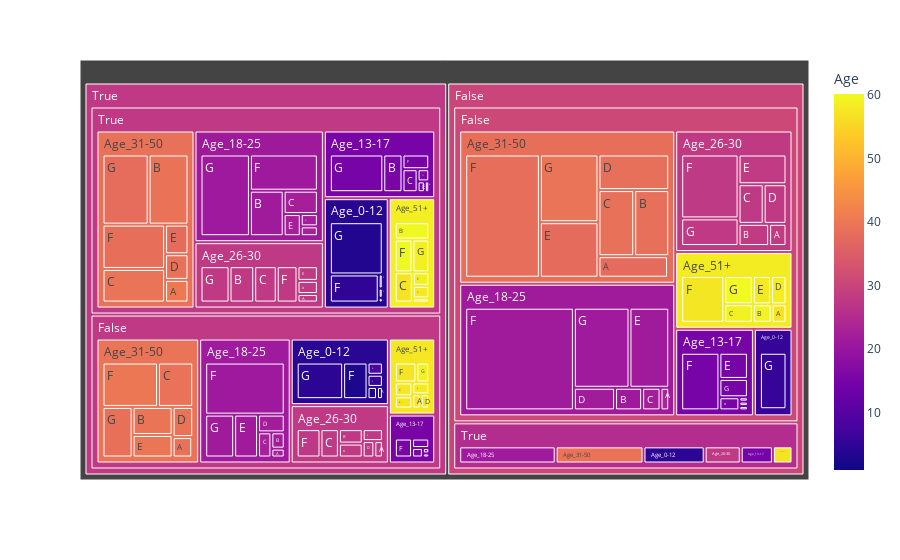

Notebook cell for this chart:
### Code cell
fig = px.treemap(
    train_data.dropna(),
    path=["Transported", "CryoSleep", "AgeGroup", "CabinDeck"],
    color="Age")
fig.show()

### Figure 1 — Plotly figure (JSON) as saved in the notebook; plotly's stock layout.template omitted (floating-point values rounded to 4 significant figures; data arrays with more than 128 entries replaced by an {"elided": "..."} marker saying what was removed)
{"data": [{"branchvalues": "total", "customdata": {"elided": "170x1 float values"}, "domain": {"x": [0, 1], "y": [0, 1]}, "hovertemplate": "labels=%{label}<br>count=%{value}<br>parent=%{parent}<br>id=%{id}<br>Age=%{color}<extra></extra>", "ids": {"elided": "170 str values"}, "labels": {"elided": "170 str values"}, "marker": {"coloraxis": "coloraxis", "colors": {"elided": "170 float values"}}, "name": "", "parents": {"elided": "170 str values"}, "type": "treemap", "values": {"elided": "170 int values"}}], "layout": {"coloraxis": {"colorbar": {"title": {"text": "Age"}}, "colorscale": [[0, "#0d0887"], [0.1111, "#46039f"], [0.2222, "#7201a8"], [0.3333, "#9c179e"], [0.4444, "#bd3786"], [0.5556, "#d8576b"], [0.6667, "#ed7953"], [0.7778, "#fb9f3a"], [0.8889, "#fdca26"], [1, "#f0f921"]]}, "legend": {"tracegroupgap": 0}, "margin": {"t": 60}}}
